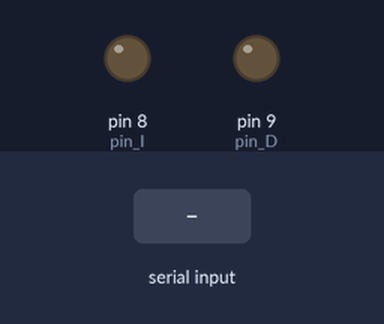
A sketch run on a simulated Arduino Uno, built with avr-gcc and run on an emulated ATmega328P. On the bench: output pins drawn as LEDs (lit = HIGH). The inputs (shaded band) are chosen by the test bench. What the sketch prints to the serial monitor is not drawn.

Above: at 1.2 s.
1.3 s: "d" received over Serial
At 2.1 s:
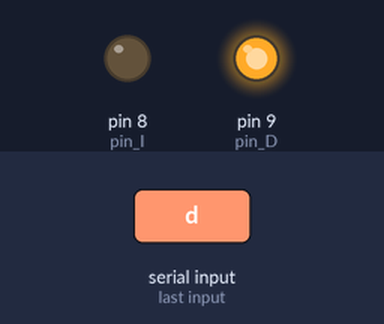
2.9 s: "a" received over Serial
At 3.3 s:
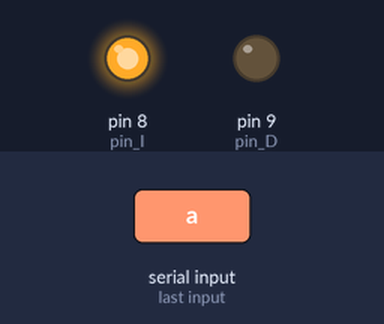
Timing chart, 0 to 5.9 s (numbered marks = the images above; inputs shaded):
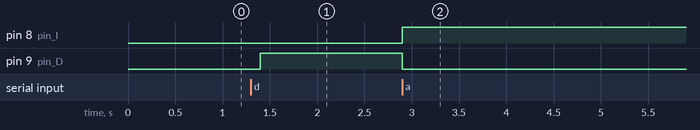

Measured:
- after the input at 1.3 s, pin 9 (pin_D): LOW → HIGH after 0.10 s
- after the input at 2.9 s, pin 8 (pin_I): LOW → HIGH at once; pin 9 (pin_D): HIGH → LOW at once

The sketch:

tp1C_punto_C.ino
```cpp
//Controlar el sentido de giro del eje del motor CC desde una PC

const int pin_I = 8;
const int pin_D = 9;
char sentido;

void setup() {
  Serial.begin(9600);
  Serial.print("Controle la direccion de giro presionando A o D" );
  pinMode(pin_I, OUTPUT);
  pinMode(pin_D, OUTPUT);
}

void loop() {
  if (Serial.available()>0)
  {
    sentido = Serial.read();
    if(sentido == 'd')
    {
      digitalWrite(pin_I, LOW);
      digitalWrite(pin_D, HIGH);
    }
    if (sentido == 'a')
    {
      digitalWrite(pin_I, HIGH);
      digitalWrite(pin_D, LOW);
    }
  }
  delay(100);
}
```
